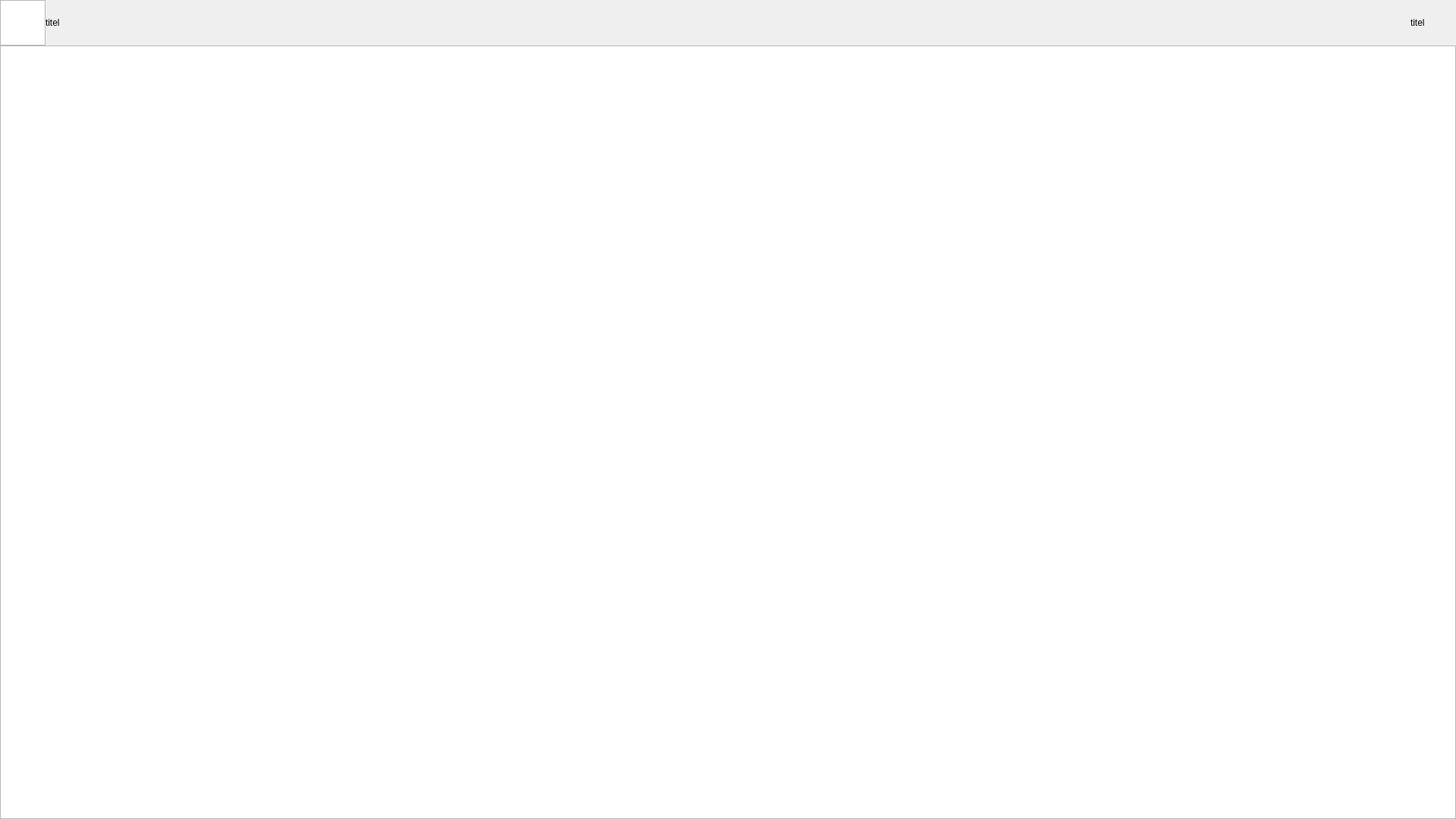
<?xml version="1.0" encoding="UTF-8"?>
<ui version="4.0">
 <class>NewSettingWindow</class>
 <widget class="QDialog" name="NewSettingWindow">
  <property name="geometry">
   <rect>
    <x>0</x>
    <y>0</y>
    <width>1920</width>
    <height>1080</height>
   </rect>
  </property>
  <property name="windowTitle">
   <string>Dialog</string>
  </property>
<widget class="QTableView" name="list_view_item_info">
	<property name="geometry">
	<rect>
	<x>0</x>
	<y>60</y>
	<width>1920</width>
	<height>1020</height>
	</rect>
	</property>
</widget>
<widget class="QGraphicsView" name="list_view_item_return">
	<property name="geometry">
	<rect>
	<x>0</x>
	<y>0</y>
	<width>60</width>
	<height>60</height>
	</rect>
	</property>
</widget>
<widget class="QLabel" name="list_view_item_title">
	<property name="geometry">
	<rect>
	<x>60</x>
	<y>0</y>
	<width>1800</width>
	<height>60</height>
	</rect>
	</property>
	<property name="text">
	<string>titel</string>
	</property>
</widget> 
<widget class="QLabel" name="list_view_item_title_right_bg">
	<property name="geometry">
	<rect>
	<x>1860</x>
	<y>0</y>
	<width>60</width>
	<height>60</height>
	</rect>
	</property>
	<property name="text">
	<string>titel</string>
	</property>
</widget> 
 </widget>
 <resources/>
 <connections/>
</ui>
